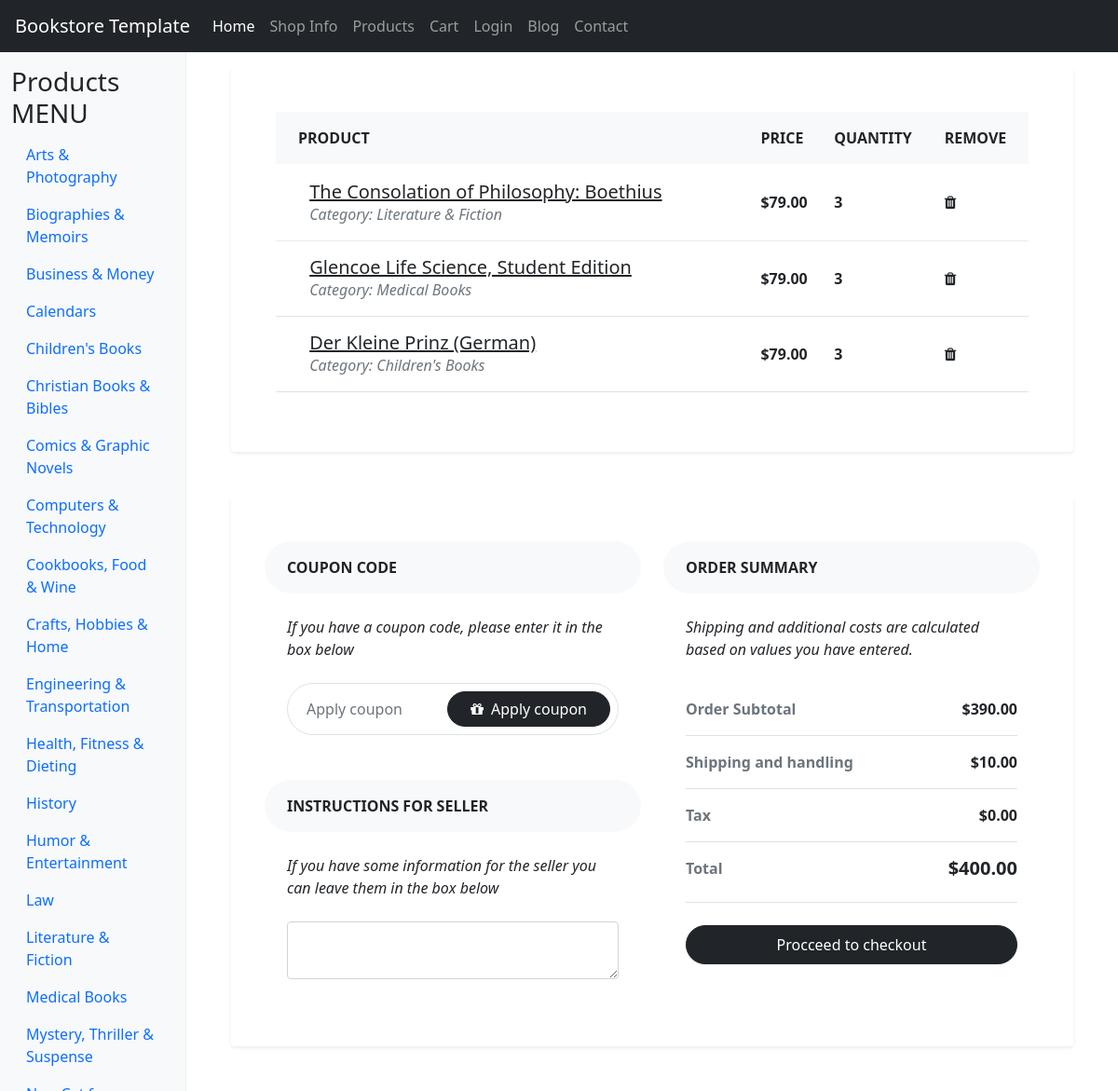
Page /archive/index.php?p=cart on the committed database.
### tables this page shows
CREATE TABLE `category` (
  `id` int(11) NOT NULL,
  `name` varchar(200) DEFAULT NULL
);

### internal/menuleft.php (the view)
<h3>Products MENU</h3>
<ul class="nav nav-pills flex-column">
<?php
$sql = 'select * from category order by Name';
if (! ($res = $mysqli->query($sql))) {
 echo "Table creation failed: (" .
 			$mysqli->errno . ") " . $mysqli->error;
} else {
	while ($row = $res->fetch_assoc()) {
		print "<li class='nav-item'><a class='nav-link' href='index.php?p=catinfo&catid=$row[id]'>".
				"$row[name]</a></li>";
	}
}
?>
</ul>

### archive/index.php (shortened to what this page needs)
<!doctype html>
<html lang="en">
<?php
require_once "internal/dbconnect.php";
?>
<head>
    <link href="bootstrap/bootstrap.min.css" rel="stylesheet">
    <link href="bootstrap/dashboard.css" rel="stylesheet">
  </head>
<body>
    <header>
      <nav class="navbar navbar-expand-md navbar-dark fixed-top bg-dark">
        <a class="navbar-brand" href="#">Bookstore Template</a>
        <div class="collapse navbar-collapse" id="navbarsExampleDefault">
          <ul class="navbar-nav mr-auto">
            <li class="nav-item active">
              <a class="nav-link" href="index.php?p=start">Home</a>
            </li>
            <li class="nav-item">
              <a class="nav-link" href="?p=shopinfo">Shop Info</a>
            </li>
            <li class="nav-item">
              <a class="nav-link" href="?p=products">Products</a>
            </li>
            <li class="nav-item">
              <a class="nav-link" href="?p=cart">Cart</a>
            </li>
            <li class="nav-item">
              <a class="nav-link" href="?p=login">Login</a>
            </li>
            <li class="nav-item">
              <a class="nav-link" href="?p=blog">Blog</a>
            </li>
             <li class="nav-item">
              <a class="nav-link" href="?p=contact">Contact</a>
            </li>
			</ul>
        </div>
      </nav>
    </header>
<div class="container-fluid">
      <div class="row">
        <nav class="col-sm-3 col-md-2 d-none d-sm-block bg-light sidebar">
<?php
	require "internal/menuleft.php";
?>
</nav>
<main id='maincontent' role="main" class="col-sm-9 ml-sm-auto col-md-10 pt-3">
     </main>
      </div>
    </div>
  </body>
</html>

### rows in the picture
category: name "Arts & Photography"
category: name "Biographies & Memoirs"
category: name "Business & Money"
category: name "Calendars"
category: name "Children's Books"
category: name "Christian Books & Bibles"
category: name "Comics & Graphic Novels"
category: name "Computers & Technology"
category: name "Cookbooks, Food & Wine"
category: name "Crafts, Hobbies & Home"
category: name "Engineering & Transportation"
category: name "Health, Fitness & Dieting"
category: name "History"
category: name "Humor & Entertainment"
category: name "Law"
category: name "Literature & Fiction"
category: name "Medical Books"
category: name "Mystery, Thriller & Suspense"
